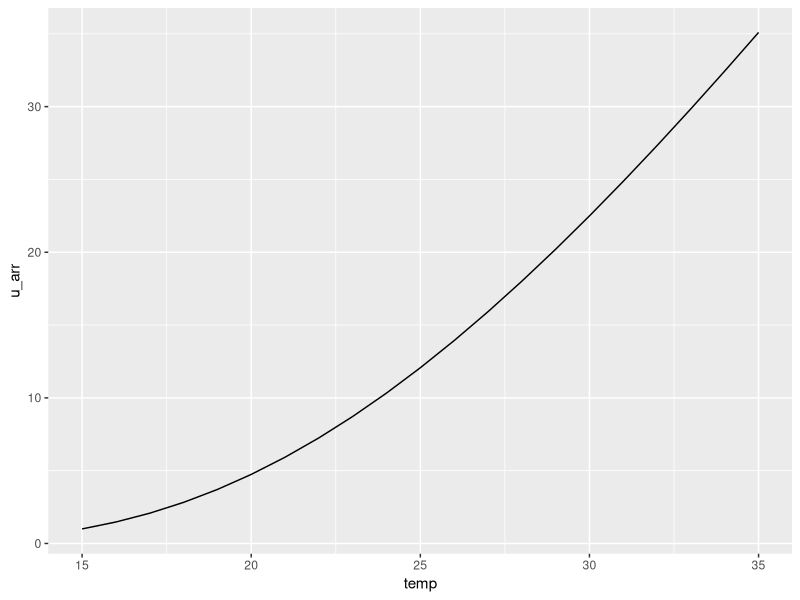
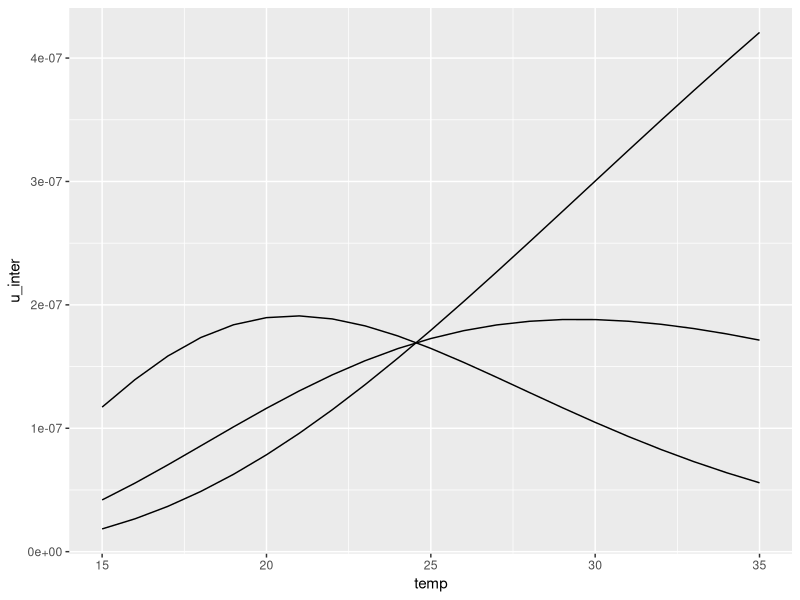

Recreate these plots in R, in order.
## ---- chunk 1
knitr::opts_chunk$set(echo = TRUE)
## ---- chunk 2
library(tidyverse)
library(magrittr)
## ---- chunk 3
temp_range <- seq(15, 35, 1)

dat <- 
  tibble(temp = NA,
         resource = NA,
         u = NA)

for (i in 1:length(temp_range)){
  tmp <- tibble(temp = temp_range[i],
                resource = c(0.1, 0.5, 1))
  dat %<>% bind_rows(., tmp)
}

arr_t <- 93.4 #arrhenius coefficient

ref_t <- 15 #reference temperature

pps <- 12.25/100000 #per-parasite susceptibility

dat %<>%
  mutate(u_arr = exp(arr_t*(1/ref_t - 1/temp)))
## ---- chunk 4
dat %>%
  ggplot(., aes(x = temp, y = u_arr)) + 
  geom_line()
## ---- chunk 5
rho <- 5.28 

phi <- -0.215

dat %<>%
  mutate(u_rho = pps*exp(rho*resource),
         u_phi = pps*exp(phi*resource*temp),
         u_inter = u_arr*u_rho*u_phi)
## ---- chunk 6
dat %>%
  ggplot(., aes(x = temp, y = u_inter, group = as.factor(resource))) + 
  geom_line()
